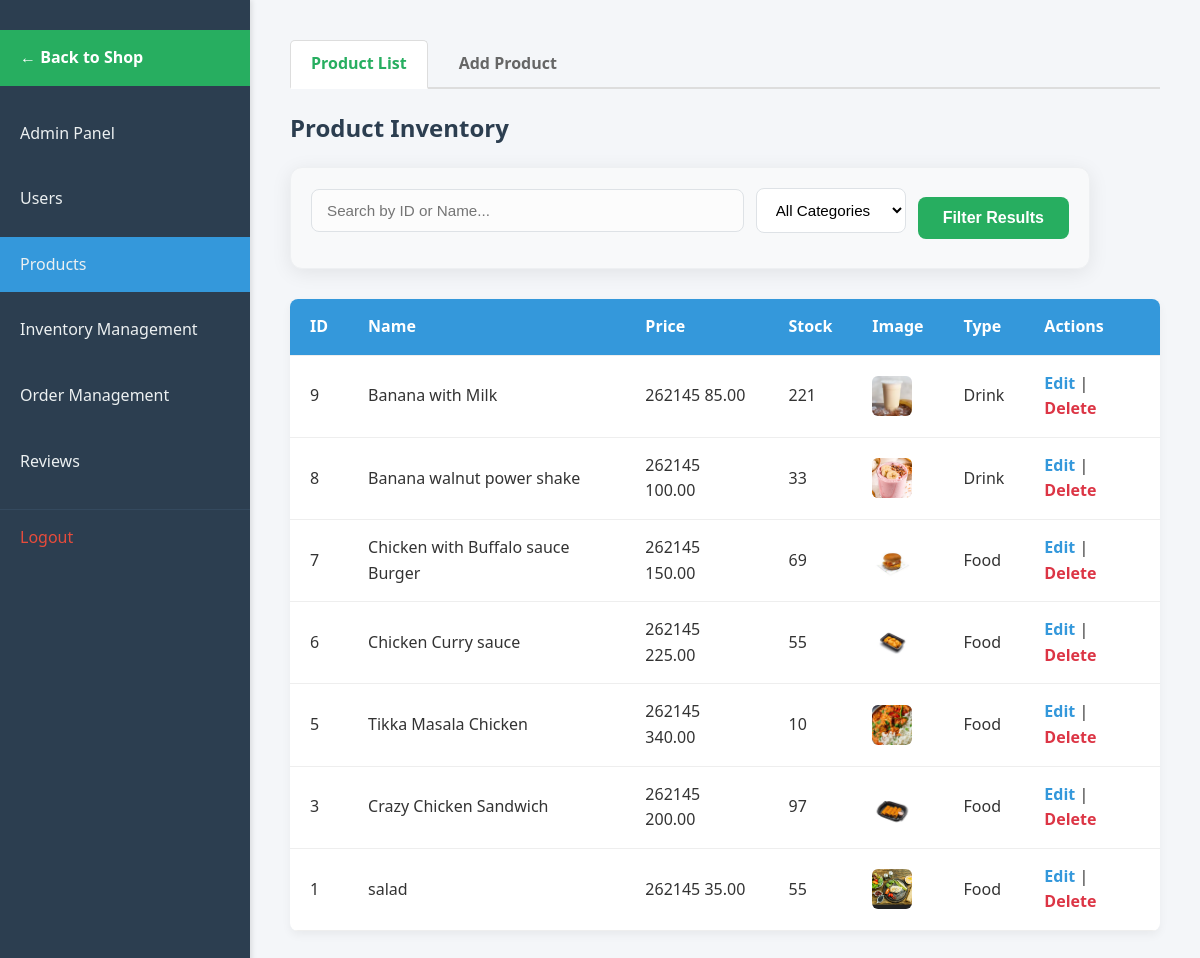
/admin/products.php (signed in), run on the app's committed database.
### tables this page shows
CREATE TABLE `products` (
  `id` int(11) NOT NULL,
  `name` varchar(150) NOT NULL,
  `description` text DEFAULT NULL,
  `price` decimal(10,2) NOT NULL,
  `stock` int(11) NOT NULL DEFAULT 0,
  `image_path` varchar(255) DEFAULT NULL,
  `type` enum('food','drink') NOT NULL,
  `status` enum('active','archived') NOT NULL DEFAULT 'active',
  `created_at` datetime DEFAULT current_timestamp()
);

### config.php (called while the page is built, shortened)
<?php
function getImageUrl($url)
{
    return $url;
}
?>

### admin/products.php (the view, shortened to what this page needs)
<?php
require_once __DIR__ . '/../init.php';
$edit_id = isset($_GET['edit']) ? intval($_GET['edit']) : null;
$search = isset($_GET['search']) ? trim($_GET['search']) : '';
$query = "SELECT id, name, price, image_path, description, type, stock FROM `products` WHERE 1=1";
$query .= " ORDER BY id DESC";
$stmt = $conn->prepare($query);
$stmt->execute();
$run_select = $stmt->get_result();
$view = isset($_GET['form']) || isset($_GET['edit']) ? 'form' : 'list';
?>
<!DOCTYPE html>
<html lang="en">
<head>
    <link rel="stylesheet" href="assets/css/products.css">
</head>
<body>
    <nav>
        <ul>
            <li><a href="../shop.php"
                    style="background-color: #27ae60; color: white; margin-bottom: 20px; font-weight: bold;">← Back to
                    Shop</a></li>
            <li><a href="AdminPanel.php">Admin Panel</a></li>
            <li><a href="useradmin.php">Users</a></li>
            <li><a href="products.php" class="active">Products</a></li>
            <li><a href="Inventory.php">Inventory Management</a></li>
            <li><a href="order_management.php">Order Management</a></li>
            <li><a href="reviews_management.php">Reviews</a></li>
            <li><a href="/app/logout.php">Logout</a></li>
        </ul>
    </nav>
    <main>
        <div class="tabs">
            <a href="products.php" class="tab <?php echo $view === 'list' ? 'active' : ''; ?>">Product List</a>
            <a href="products.php?form" class="tab <?php echo $view === 'form' && !$edit_id ? 'active' : ''; ?>">Add
                Product</a>
        </div>
        <?php if ($view === 'list'): ?>
            <div class="filter-header" style="margin-bottom: 30px;">
                <h2 style="margin-bottom: 15px;">Product Inventory</h2>
                <form action="products.php" method="GET" class="filter-form"
                    style="display: flex; gap: 12px; background: #f8f9fa; padding: 20px; border-radius: 12px; border: 1px solid #eef0f2; align-items: center; flex-wrap: wrap;">
                    <div style="flex: 1; min-width: 200px;">
                        <input type="text" name="search" placeholder="Search by ID or Name..."
                            value="<?php echo htmlspecialchars($search); ?>"
                            style="width: 100%; padding: 12px 15px; border: 1.5px solid #dee2e6; border-radius: 8px; font-size: 0.95rem; outline: none; transition: border-color 0.2s;">
                    </div>
                    <div style="min-width: 150px;">
                        <select name="type_filter"
                            style="width: 100%; padding: 12px 15px; border: 1.5px solid #dee2e6; border-radius: 8px; font-size: 0.95rem; background: white; cursor: pointer; outline: none;">
                            <option value="">All Categories</option>
                        </select>
                    </div>
                    <button type="submit"
                        style="padding: 12px 25px; background: #27ae60; color: white; border: none; border-radius: 8px; font-weight: 600; cursor: pointer; transition: background 0.2s; min-width: 100px;">Filter
                        Results</button>
                </form>
            </div>
            <table class="table">
                <thead>
                    <tr>
                        <th>ID</th>
                        <th>Name</th>
                        <th>Price</th>
                        <th>Stock</th>
                        <th>Image</th>
                        <th>Type</th>
                        <th>Actions</th>
                    </tr>
                </thead>
                <tbody>
                    <?php while ($value = $run_select->fetch_assoc()) { ?>
                        <tr>
                            <td>
                                <?php echo $value['id']; ?>
                            </td>
                            <td>
                                <?php echo htmlspecialchars($value['name']); ?>
                            </td>
                            <td>
                                <?php echo CURRENCY_SYMBOL; ?>
                                <?php echo number_format($value['price'], 2); ?>
                            </td>
                            <td>
                                <?php echo $value['stock']; ?>
                            </td>
                            <td><img style="width:40px; height:40px; object-fit: cover;"
                                    src="<?php $imgUrl = getImageUrl($value['image_path']);
                                    echo (str_starts_with($imgUrl, 'http') ? $imgUrl : '../' . ($imgUrl ?: 'assets/images/placeholder-300x300.png')); ?>" alt="Product">
                            </td>
                            <td>
                                <?php echo ucfirst($value['type']); ?>
                            </td>
                            <td>
                                <a href="products.php?edit=<?php echo $value['id']; ?>" class="edit-link">Edit</a> |
                                <a href="?delete=<?php echo $value['id']; ?>" style="color: #dc3545;"
                                    onclick="return confirm('Delete this product?');">Delete</a>
                            </td>
                        </tr>
                    <?php } ?>
                </tbody>
            </table>
        <?php endif; ?>
    </main>
</body>
</html>

### admin/assets/css/products.css (style rules this page uses)
* { margin: 0; padding: 0; box-sizing: border-box; }
body { font-family: 'Segoe UI', Tahoma, Geneva, Verdana, sans-serif; background-color: #f4f6f9; color: #333; line-height: 1.6; }
nav { width: 250px; background-color: #2c3e50; color: #fff; padding: 20px 0; position: fixed; height: 100%; box-shadow: 2px 0 5px rgba(0, 0, 0, 0.1); }
nav ul { list-style: none; }
nav ul li { margin: 10px 0; }
nav ul li a { display: block; padding: 15px 20px; color: #ecf0f1; text-decoration: none; font-size: 16px; transition: background-color 0.3s, padding-left 0.3s; }
nav ul li a.active { background-color: #3498db; }
nav ul li:last-child a { margin-top: 20px; border-top: 1px solid #34495e; padding-top: 15px; color: #e74c3c; }
main { margin-left: 250px; padding: 40px; width: calc(100% - 250px); }
main h2 { font-size: 24px; margin-bottom: 20px; color: #2c3e50; }
.tabs { margin-bottom: 20px; border-bottom: 2px solid #ddd; display: flex; gap: 10px; }
.tab { padding: 10px 20px; text-decoration: none; color: #666; font-weight: bold; border: 1px solid transparent; border-bottom: none; border-radius: 5px 5px 0 0; margin-bottom: -2px; }
.tab.active { background: white; border-color: #ddd; color: #27ae60; border-bottom: 2px solid white; }
.table { width: 100%; border-collapse: collapse; background-color: #fff; box-shadow: 0 4px 10px rgba(0,0,0,0.05); border-radius: 8px; overflow: hidden; }
.table thead { background-color: #3498db; color: #fff; }
.table th, .table td { padding: 15px 20px; text-align: left; border-bottom: 1px solid #eee; }
.table img { border-radius: 6px; object-fit: cover; display: block; }
.table a { text-decoration: none; color: #3498db; font-weight: 600; transition: color 0.3s; }
form { background-color: #fff; padding: 25px; max-width: 800px; margin: 20px 0; border-radius: 12px; box-shadow: 0 4px 20px rgba(0,0,0,0.08); }
form input[type="text"], form input[type="number"], form input[type="file"], form select, form textarea { width: 100%; padding: 10px 12px; margin-bottom: 15px; border: 1px solid #ddd; border-radius: 6px; background-color: #fcfcfc; font-size: 14px; transition: border-color 0.3s; }
form button { padding: 12px 25px; font-size: 16px; background-color: #3498db; color: #fff; border: none; border-radius: 4px; cursor: pointer; transition: background-color 0.3s; }

### data on the page
products: id "9", name "Banana with Milk", price "85.00", stock "221", image_path (picture), type "Drink"
products: id "8", name "Banana walnut power shake", price "100.00", stock "33", image_path (picture), type "Drink"
products: id "7", name "Chicken with Buffalo sauce Burger", price "150.00", stock "69", image_path (picture), type "Food"
products: id "6", name "Chicken Curry sauce", price "225.00", stock "55", image_path (picture), type "Food"
products: id "5", name "Tikka Masala Chicken", price "340.00", stock "10", image_path (picture), type "Food"
products: id "3", name "Crazy Chicken Sandwich", price "200.00", stock "97", image_path (picture), type "Food"
products: id "1", name "salad", price "35.00", stock "55", image_path (picture), type "Food"
